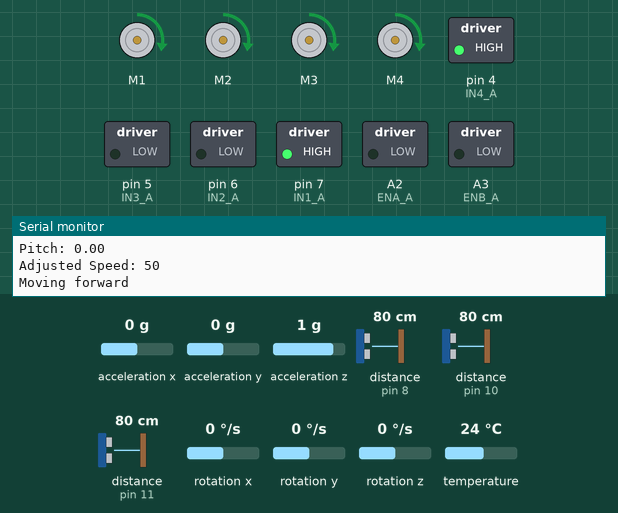
Simulated run of this sketch. Board: Arduino Uno, built with avr-gcc and run on an emulated ATmega328P. Parts: 4 × DC motor (green arrow = forward, orange = backward, longer = faster), switched loads named in the sketch (green lamp = pin HIGH), the last lines printed to the serial monitor. Dashed ring = blinking. The inputs (shaded band) are chosen by the test bench; at power-on: distance to the obstacle (sensors on pin 11, pin 8, pin 10) 80 cm, acceleration y 0 g, acceleration z 1 g, acceleration x 0 g, rotation x 0 °/s, rotation y 0 °/s, rotation z 0 °/s, temperature 24 °C. The echo pulse lasts 58.3 µs per cm; pins used as bus, display or sensor lines are not drawn.

Above: at 1.3 s.
1.4 s: distance to the obstacle (sensor on pin 11) set to 21 cm
4.4 s: distance to the obstacle (sensor on pin 11) set to 18 cm
At 7.1 s:
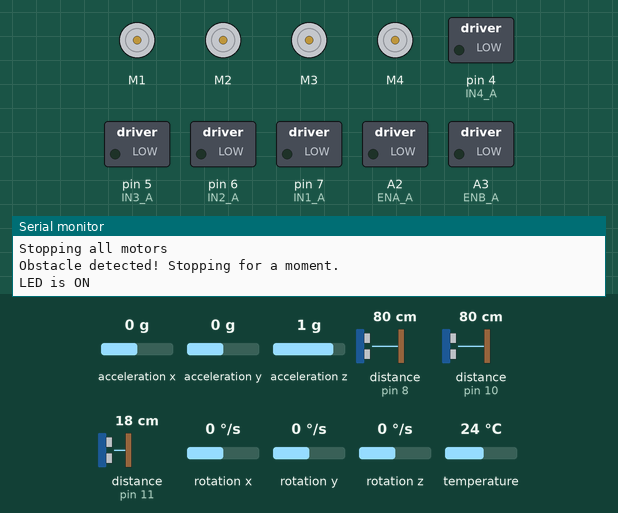
7.4 s: acceleration y set to -1.4 g
At 9.4 s:
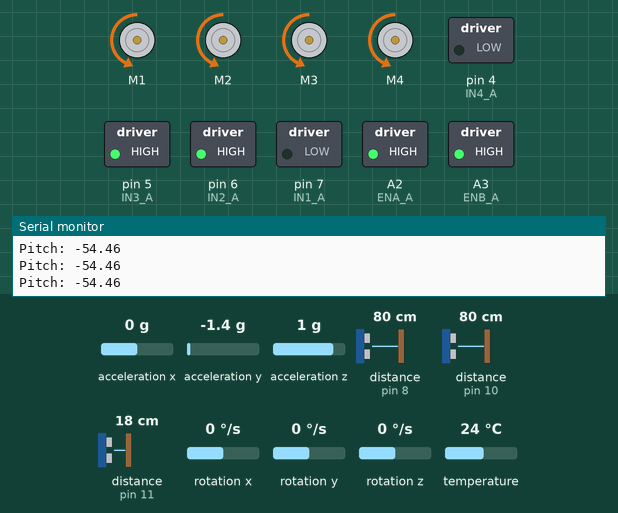
10.3 s: acceleration y set to 0 g
At 12.9 s:
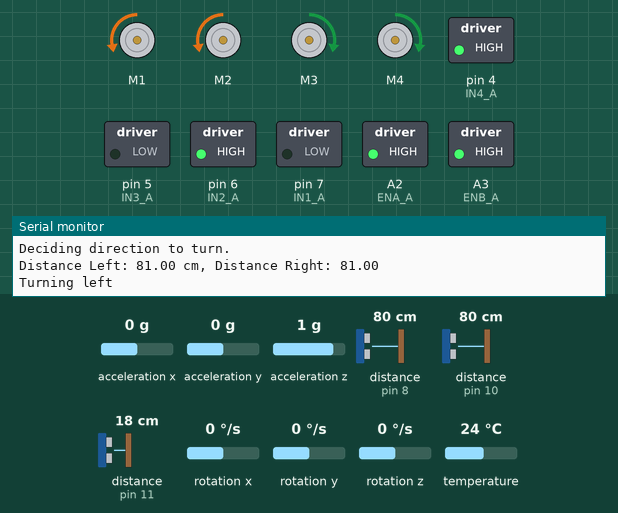
13.3 s: distance to the obstacle (sensor on pin 8) set to 77 cm
At 15.0 s:
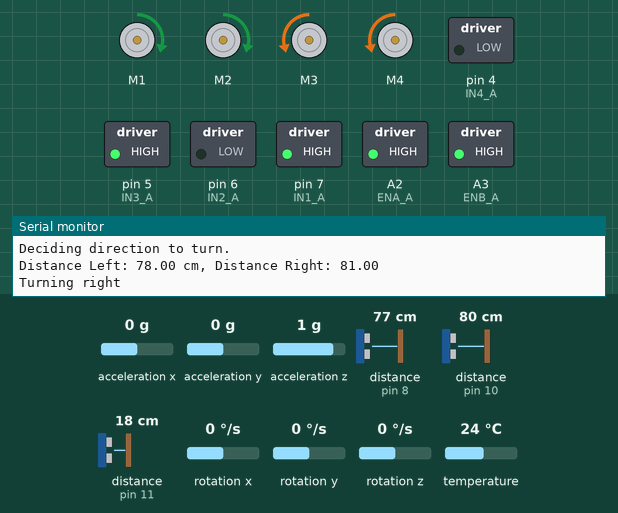
16.3 s: acceleration z set to 0.1 g
19.0 s: acceleration z set to -0.2 g
At 21.1 s:
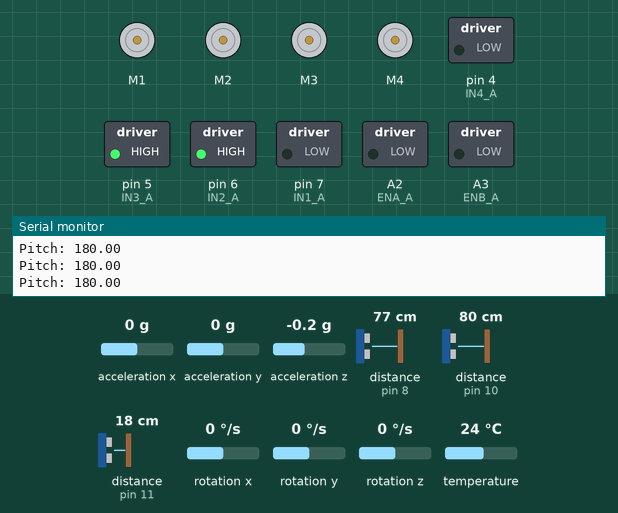
Timing chart, 0 to 22.4 s (numbered marks = the images above; inputs shaded):
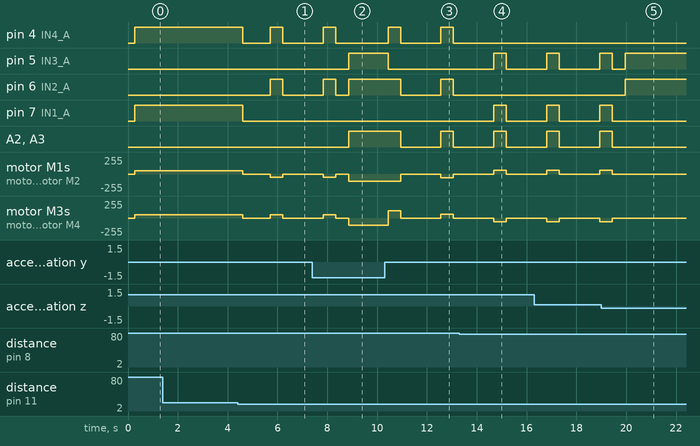

The sketch:

mobil_robot.ino
```cpp
 #include <Wire.h>
#include <Adafruit_MotorShield.h>
#include "utility/Adafruit_MS_PWMServoDriver.h"
#include <NewPing.h>
#include <Adafruit_MPU6050.h>
#include <Adafruit_Sensor.h>

// Pin definitions for the L298N module
const int IN1_A = 7;
const int IN2_A = 6;
const int ENA_A = A2;
const int IN3_A = 5;
const int IN4_A = 4;
const int ENB_A = A3;

#define TRIGGER_PIN_FRONT 12
#define ECHO_PIN_FRONT 11
#define TRIGGER_PIN_LEFT 13
#define ECHO_PIN_LEFT 8
#define TRIGGER_PIN_RIGHT 9
#define ECHO_PIN_RIGHT 10
#define MAX_DISTANCE 1000

const int LED_PIN = 0;

NewPing sonarFront(TRIGGER_PIN_FRONT, ECHO_PIN_FRONT, MAX_DISTANCE);
NewPing sonarLeft(TRIGGER_PIN_LEFT, ECHO_PIN_LEFT, MAX_DISTANCE);
NewPing sonarRight(TRIGGER_PIN_RIGHT, ECHO_PIN_RIGHT, MAX_DISTANCE);

Adafruit_MotorShield AFMS = Adafruit_MotorShield();

Adafruit_DCMotor *motor1 = AFMS.getMotor(1);
Adafruit_DCMotor *motor2 = AFMS.getMotor(2);
Adafruit_DCMotor *motor3 = AFMS.getMotor(3);
Adafruit_DCMotor *motor4 = AFMS.getMotor(4);

// Create MPU6050 object
Adafruit_MPU6050 mpu;

// PID constants
const float Kp = 1.0;
const float Ki = 0.1;
const float Kd = 0.01;

float previousError = 0;
float integral = 0;

void setup() {
  Serial.begin(9600);
  Serial.println("Adafruit Motorshield v2 - DC Motor test!");

  AFMS.begin();

  // Set all control pins to output mode
  pinMode(IN1_A, OUTPUT);
  pinMode(IN2_A, OUTPUT);
  pinMode(ENA_A, OUTPUT);
  pinMode(IN3_A, OUTPUT);
  pinMode(IN4_A, OUTPUT);
  pinMode(ENB_A, OUTPUT);

  pinMode(LED_PIN, OUTPUT);

  // Initialize MPU6050
  if (!mpu.begin()) {
    Serial.println("Failed to find MPU6050 chip");
    while (1) {
      delay(10);
    }
  }
  Serial.println("MPU6050 Found!");

  mpu.setAccelerometerRange(MPU6050_RANGE_2_G);
  mpu.setGyroRange(MPU6050_RANGE_250_DEG);
  mpu.setFilterBandwidth(MPU6050_BAND_21_HZ);

  delay(100);
}

void loop() {
  float distanceFront = getDistance(sonarFront);
  float distanceLeft = getDistance(sonarLeft);
  float distanceRight = getDistance(sonarRight);

  Serial.print("Distance Front: ");
  Serial.println(distanceFront);

  // Read pitch from MPU6050
  sensors_event_t a, g, temp;
  mpu.getEvent(&a, &g, &temp);

  float pitch = atan2(a.acceleration.y, a.acceleration.z) * 180 / PI;
  Serial.print("Pitch: ");
  Serial.println(pitch);

  // Adjust speed based on pitch using PID controller
  int adjustedSpeed = adjustSpeedWithPID(pitch);

  // Check pitch and handle movement accordingly
  if (pitch > 10 || pitch < -10) { // Adjust pitch threshold
    moveBackward(adjustedSpeed);
    while (pitch > 5 || pitch < -5) { // Adjust pitch threshold for stopping backward
      mpu.getEvent(&a, &g, &temp);
      pitch = atan2(a.acceleration.y, a.acceleration.z) * 180 / PI;
      Serial.print("Pitch: ");
      Serial.println(pitch);
      delay(100);
    }
    Serial.println("Deciding direction to turn.");
    determineDirection(distanceLeft, distanceRight, adjustedSpeed);
    delay(250);
  } else if (distanceFront > 0.00 && distanceFront < 20.00) {
    stopAllMotors();
    Serial.println("Obstacle detected! Stopping for a moment.");
    digitalWrite(LED_PIN, HIGH);
    Serial.println("LED is ON");
    delay(1000);
    digitalWrite(LED_PIN, LOW);
    Serial.println("LED is Off");
    Serial.println("Deciding direction to turn.");
    determineDirection(distanceLeft, distanceRight, adjustedSpeed);
    delay(250);
  } else {
    moveForward(adjustedSpeed);
  }

  delay(100); // Short delay to allow sensor readings
}

float getDistance(NewPing sonar) {
  delay(50);
  return sonar.ping_cm();
}

void moveForward(int speed) {
  Serial.println("Moving forward");

  // Adafruit Motor Shield
  motor1->run(FORWARD);
  motor2->run(FORWARD);
  motor3->run(FORWARD);
  motor4->run(FORWARD);
  motor1->setSpeed(speed);
  motor2->setSpeed(speed);
  motor3->setSpeed(speed);
  motor4->setSpeed(speed);

  // L298N module
  digitalWrite(IN1_A, HIGH);
  digitalWrite(IN2_A, LOW);
  analogWrite(ENA_A, speed * 2.55);
  digitalWrite(IN3_A, LOW);
  digitalWrite(IN4_A, HIGH);
  analogWrite(ENB_A, speed * 2.55);
}

void moveBackward(int speed) {
  Serial.println("Moving backward");

  motor1->run(BACKWARD);
  motor2->run(BACKWARD);
  motor3->run(BACKWARD);
  motor4->run(BACKWARD);
  motor1->setSpeed(speed);
  motor2->setSpeed(speed);
  motor3->setSpeed(speed);
  motor4->setSpeed(speed);

  digitalWrite(IN1_A, LOW);
  digitalWrite(IN2_A, HIGH);
  analogWrite(ENA_A, speed * 2.55);
  digitalWrite(IN3_A, HIGH);
  digitalWrite(IN4_A, LOW);
  analogWrite(ENB_A, speed * 2.55);
}

void turnRight(int speed) {
  Serial.println("Turning right");

  // Adafruit Motor Shield
  motor1->run(FORWARD);
  motor2->run(FORWARD);
  motor3->run(BACKWARD);
  motor4->run(BACKWARD);
  motor1->setSpeed(speed);
  motor2->setSpeed(speed);
  motor3->setSpeed(speed);
  motor4->setSpeed(speed);

  // L298N module
  digitalWrite(IN1_A, HIGH);
  digitalWrite(IN2_A, LOW);
  analogWrite(ENA_A, speed * 2.55);
  digitalWrite(IN3_A, HIGH);
  digitalWrite(IN4_A, LOW);
  analogWrite(ENB_A, speed * 2.55);
}

void turnLeft(int speed) {
  Serial.println("Turning left");

  // Adafruit Motor Shield
  motor1->run(BACKWARD);
  motor2->run(BACKWARD);
  motor3->run(FORWARD);
  motor4->run(FORWARD);
  motor1->setSpeed(speed);
  motor2->setSpeed(speed);
  motor3->setSpeed(speed);
  motor4->setSpeed(speed);

  // L298N module
  digitalWrite(IN1_A, LOW);
  digitalWrite(IN2_A, HIGH);
  analogWrite(ENA_A, speed * 2.55);
  digitalWrite(IN3_A, LOW);
  digitalWrite(IN4_A, HIGH);
  analogWrite(ENB_A, speed * 2.55);
}

void stopAllMotors() {
  Serial.println("Stopping all motors");

  motor1->run(RELEASE);
  motor2->run(RELEASE);
  motor3->run(RELEASE);
  motor4->run(RELEASE);

  digitalWrite(IN1_A, LOW);
  digitalWrite(IN2_A, LOW);
  analogWrite(ENA_A, 0);
  digitalWrite(IN3_A, LOW);
  digitalWrite(IN4_A, LOW);
  analogWrite(ENB_A, 0);
}

void determineDirection(float distanceLeft, float distanceRight, int speed) {

  Serial.print("Distance Left: ");
  Serial.print(distanceLeft);
  Serial.print(" cm, Distance Right: ");
  Serial.println(distanceRight);

  if (distanceRight > distanceLeft) {
    turnRight(speed);
  } else {
    turnLeft(speed);
  }
  delay(500);
  stopAllMotors();
}

int adjustSpeedWithPID(float pitch) {
  float setPoint = 0;
  float error = setPoint - pitch;
  integral += error;
  float derivative = error - previousError;
  float output = Kp * error + Ki * integral + Kd * derivative;

  // Adjust motor speed based on PID output
  int baseSpeed = 50;
  int adjustedSpeed = baseSpeed + output;
  int speed = constrain(adjustedSpeed, 0, 120);

  previousError = error;

  Serial.print("Adjusted Speed: ");
  Serial.println(speed);

  return speed;
}
```

Measured:
- the behaviour switches between 20 and 19 cm on distance to the obstacle (sensor on pin 11) (found by bisection; images 0 and 1)
- the behaviour switches between 80 and 79 cm on distance to the obstacle (sensor on pin 8) (found by bisection; images 3 and 4)
- the behaviour switches between 0 and -0.1 g on acceleration z (found by bisection; images 4 and 5)
- after the input at 4.4 s, pin 4 (IN4_A): HIGH → LOW after 0.22 s, → HIGH 1.1 s later, → LOW 0.50 s later; pin 6 (IN2_A): LOW → HIGH after 1.3 s, → LOW 0.50 s later
- after the input at 7.4 s, pin 5 (IN3_A), A2 (ENA_A), A3 (ENB_A): LOW → HIGH after 1.5 s
- after the input at 10.3 s, pin 4 (IN4_A): alternates HIGH for 0.50 s and LOW for 1.6 s, starting after 0.14 s; pin 5 (IN3_A): HIGH → LOW after 0.14 s
- after the input at 13.3 s, pin 4 (IN4_A), pin 6 (IN2_A): stays LOW (without the input it goes to HIGH after 1.4 s); pin 5 (IN3_A), pin 7 (IN1_A): LOW → HIGH after 1.4 s, → LOW 0.50 s later
- after the input at 19.0 s, pin 6 (IN2_A): LOW → HIGH after 0.95 s; pin 7 (IN1_A), A2 (ENA_A), A3 (ENB_A): goes on until 19.4 s, then stays LOW; motor M1–4: goes on until 19.4 s, then stays stopped
